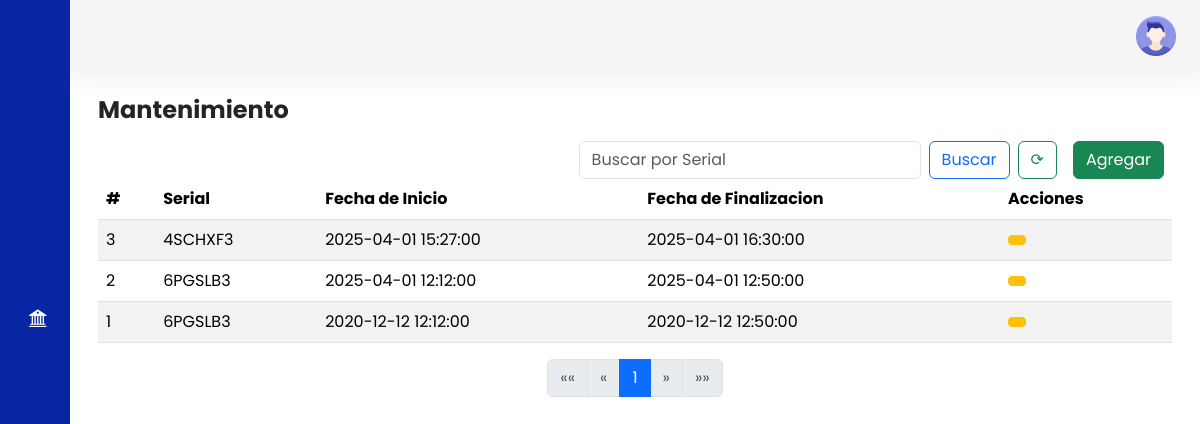
Screenshot of /mantenimiento.php (signed in) with the database file from the repository.
### tables this page shows
CREATE TABLE `mantenimiento` (
  `fk_serial` varchar(30) DEFAULT NULL,
  `fecha_inicio` datetime DEFAULT NULL,
  `fecha_fin` datetime DEFAULT NULL,
  `tecnico` varchar(30) DEFAULT NULL,
  `observaciones` varchar(150) DEFAULT NULL,
  `ciudad` varchar(30) DEFAULT 'Bogota',
  `fk_id` int(5) DEFAULT NULL,
  `id` int(5) NOT NULL,
  `tipo` varchar(20) DEFAULT 'PREVENTIVO'
);

### mantenimiento.php (the view, shortened to what this page needs)
<!DOCTYPE html>
<html lang="es">
<head>
    <link href="https://cdn.lineicons.com/4.0/lineicons.css" rel="stylesheet" />
    <link href="https://cdn.jsdelivr.net/npm/bootstrap-icons/font/bootstrap-icons.css" rel="stylesheet">
    <link href="https://cdn.jsdelivr.net/npm/bootstrap@5.3.2/dist/css/bootstrap.min.css" rel="stylesheet"
>
    <link rel="stylesheet" href="style.css">
</head>
<body>
    <div class="wrapper">
        <aside id="sidebar">
            <div class="d-flex">
                <button class="toggle-btn" type="button">
                </button>
            </div>
            <ul class="sidebar-nav">
                <li class="sidebar-item">
                    <a href="list.php" class="sidebar-link">
                    </a>
                </li>
                <li class="sidebar-item">
                    <a href="list_eq.php" class="sidebar-link">
                    </a>
                </li>
                <li class="sidebar-item">
                    <a href="#" class="sidebar-link collapsed has-dropdown" data-bs-toggle="collapse"
                        data-bs-target="#auth" aria-expanded="false" aria-controls="auth">
                    </a>
                </li>
                <li class="sidebar-item">
                    <a href="mantenimiento.php" class="sidebar-link">
                    </a>
                </li>
                <li class="sidebar-item">
                    <a href="list_pcpt.php" class="sidebar-link">
                    </a>
                </li>
                <li class="sidebar-item">
                    <a href="bajas_poliza.php" class="sidebar-link">
                    <i class="bi bi-bank2"></i>
                    </a>
                </li>
                <li class="sidebar-item">
                    <a href="#" class="sidebar-link collapsed has-dropdown" data-bs-toggle="collapse"
                        data-bs-target="#impresoras" aria-expanded="false" aria-controls="impresoras">
                    </a>
                </li>
            </ul>
        </aside>
        <div class="main">
            <nav class="navbar navbar-expand px-4 py-3">
                <div class="navbar-collapse collapse">
                    <ul class="navbar-nav ms-auto">
                        <li class="nav-item dropdown">
                            <a href="#" data-bs-toggle="dropdown" class="nav-icon pe-md-0">
                                <img src="account.png" class="avatar img-fluid" alt="">
                            </a>
                        </li>
                    </ul>
                </div>
            </nav>
            <main class="content px-3 py-4">
                <div class="container-fluid">
                    <div class="mb-3">
                        <h3 class="fw-bold fs-4 mb-3">Mantenimiento</h3>
                        <div class="d-grid gap-2 d-md-flex justify-content-md-end">
                            <form class="d-flex" role="search" method="get" action="mantenimiento.php">
                                <input class="form-control me-2" type="search"
                                    placeholder="Buscar por Serial" aria-label="Search" name="search"
                                    value="<?php echo isset($_GET['search']) ? htmlspecialchars($_GET['search']) : ''; ?>">
                                <button class="btn btn-outline-primary" type="submit">Buscar</button>
                            </form>
                            <a href="mantenimiento.php" class="btn btn-outline-success me-md-2">
                                ⟳
                            </a>
                            <a href="agregar_m.php" class="btn btn-success me-md-2">Agregar</a>
                        </div>
                        <div class="row">
                        <div class="col-12">
                                <table class="table table-striped">
                                    <thead>
                                        <tr class="highlight">
                                            <th scope="col">#</th>
                                            <th scope="col">Serial</th>
                                            <th scope="col">Fecha de Inicio</th>
                                            <th scope="col">Fecha de Finalizacion</th>
                                            <th scope="col">Acciones</th>
                                        </tr>
                                    </thead>
                                    <tbody>
                                        <?php
                                        $servername = "localhost";
                                        $username = "root";
                                        $password = "";
                                        $dbname = "jp";
                                        $conn = new mysqli($servername, $username, $password, $dbname);
                                        $results_per_page = 7;
                                        if (isset($_GET['page']) && is_numeric($_GET['page'])) {
                                            $page = $_GET['page'];
                                        } else {
                                            $page = 1;
                                        }
                                        $start_from = ($page - 1) * $results_per_page;
                                        $search = isset($_GET['search']) ? $_GET['search'] : '';
                                        $sql = "SELECT m.id, m.fk_serial, m.fecha_inicio, m.fecha_fin
                                        FROM mantenimiento m
                                        WHERE m.fk_serial LIKE ?
                                        ORDER BY m.id DESC
                                        LIMIT $start_from, $results_per_page";                                        $stmt = $conn->prepare($sql);
                                        $search_term = "%". $search . "%";
                                        $stmt->bind_param("s", $search_term);
                                        $stmt->execute();
                                        $result = $stmt->get_result();
                                        if ($result->num_rows > 0) {
                                            while ($row = $result->fetch_assoc()) {
                                                echo "<tr>";
                                                echo "<td>" . htmlspecialchars($row['id']) . "</td>";
                                                echo "<td>" . htmlspecialchars($row['fk_serial']) . "</td>";
                                                echo "<td>" . htmlspecialchars($row['fecha_inicio']) . "</td>";
                                                echo "<td>" . htmlspecialchars($row['fecha_fin']) . "</td>";
                                                echo "<td>
                                                <a href='HTMLPDF3.php?id=" . $row['id'] . "' class='btn btn-warning btn-sm edit-btn'>
                                                <i class='lni lni-download'></i>
                                                </a>
                                                </td>";
                                                echo "</tr>";
                                            }
                                        } else {
                                            echo "<tr><td colspan='5' class='text-center'>No hay mantenimientos registrados</td></tr>";
                                        }
                                        $sql = "SELECT COUNT(*) AS total FROM mantenimiento WHERE fk_serial LIKE ? ";
                                        $stmt = $conn->prepare($sql);
                                        $stmt->bind_param("s", $search_term);
                                        $stmt->execute();
                                        $result = $stmt->get_result();
                                        $row = $result->fetch_assoc();
                                        $total_results = $row['total'];
                                        $total_pages = ceil($total_results / $results_per_page);
                                        ?>
                                    </tbody>
                                </table>
                                <nav aria-label="Page navigation example">
                                    <ul class="pagination justify-content-center">
                                        <li class="page-item <?php if ($page <= 1)
                                            echo 'disabled'; ?>">
                                            <a class="page-link" href="?page=1&search=<?php echo urlencode($search); ?>"
                                                aria-label="First">
                                                <span aria-hidden="true">&laquo;&laquo;</span>
                                            </a>
                                        </li>
                                        <li class="page-item <?php if ($page <= 1)
                                            echo 'disabled'; ?>">
                                            <a class="page-link"
                                                href="?page=<?php echo $page - 1; ?>&search=<?php echo urlencode($search); ?>"
                                                aria-label="Previous">
                                                <span aria-hidden="true">&laquo;</span>
                                            </a>
                                        </li>
                                        <?php
                                        $range = 2;
                                        $start = max(1, $page - $range);
                                        $end = min($total_pages, $page + $range);
                                        for ($i = $start; $i <= $end; $i++) {
                                            echo "<li class='page-item " . ($i == $page ? 'active' : '') . "'>
                                            <a class='page-link' href='?page=$i&search=" . urlencode($search) . "'>$i</a>
                                            </li>";
                                        }
                                        ?>
                                        <li class="page-item <?php if ($page >= $total_pages)
                                            echo 'disabled'; ?>">
                                            <a class="page-link"
                                                href="?page=<?php echo $page + 1; ?>&search=<?php echo urlencode($search); ?>"
                                                aria-label="Next">
                                                <span aria-hidden="true">&raquo;</span>
                                            </a>
                                        </li>
                                        <li class="page-item <?php if ($page >= $total_pages)
                                            echo 'disabled'; ?>">
                                            <a class="page-link"
                                                href="?page=<?php echo $total_pages; ?>&search=<?php echo urlencode($search); ?>"
                                                aria-label="Last">
                                                <span aria-hidden="true">&raquo;&raquo;</span>
                                            </a>
                                        </li>
                                    </ul>
                                </nav>
                            </div>
                        </div>
                    </div>
                </div>
            </main>
        </div>
    </div>
</body>
</html>

### style.css (style rules this page uses)
a { text-decoration: none; }
li { list-style: none; }
body { font-family: 'Poppins', sans-serif; }
.wrapper { display: flex; }
.main { display: flex; flex-direction: column; min-height: 100vh; width: 100%; overflow: inherit; transition: all 0.35s ease-in-out; background-color: #fff; min-width: 0; }
#sidebar { width: 70px; min-width: 70px; z-index: 1000; transition: all .25s ease-in-out; background-color: #0826a1; display: flex; flex-direction: column; }
.toggle-btn { background-color: transparent; cursor: pointer; border: 0; padding: 1rem 1.5rem; }
.sidebar-nav { padding: 2rem 0; flex: 1 1 auto; }
a.sidebar-link { padding: .625rem 1.625rem; color: #FFF; display: block; font-size: 0.9rem; white-space: nowrap; border-left: 3px solid transparent; }
.sidebar-link i, .dropdown-item i { font-size: 1.1rem; margin-right: .75rem; }
.sidebar-item { position: relative; }
.navbar { background-color: #f5f5f5; box-shadow: 0 0 2rem 0 rgba(33, 37, 41, .1); }
.navbar-expand .navbar-collapse { min-width: 200px; }
.avatar { height: 40px; width: 40px; }

### rows the page displays
mantenimiento: id "3", fk_serial "4SCHXF3", fecha_inicio "2025-04-01 15:27:00", fecha_fin "2025-04-01 16:30:00"
mantenimiento: id "2", fk_serial "6PGSLB3", fecha_inicio "2025-04-01 12:12:00", fecha_fin "2025-04-01 12:50:00"
mantenimiento: id "1", fk_serial "6PGSLB3", fecha_inicio "2020-12-12 12:12:00", fecha_fin "2020-12-12 12:50:00"
